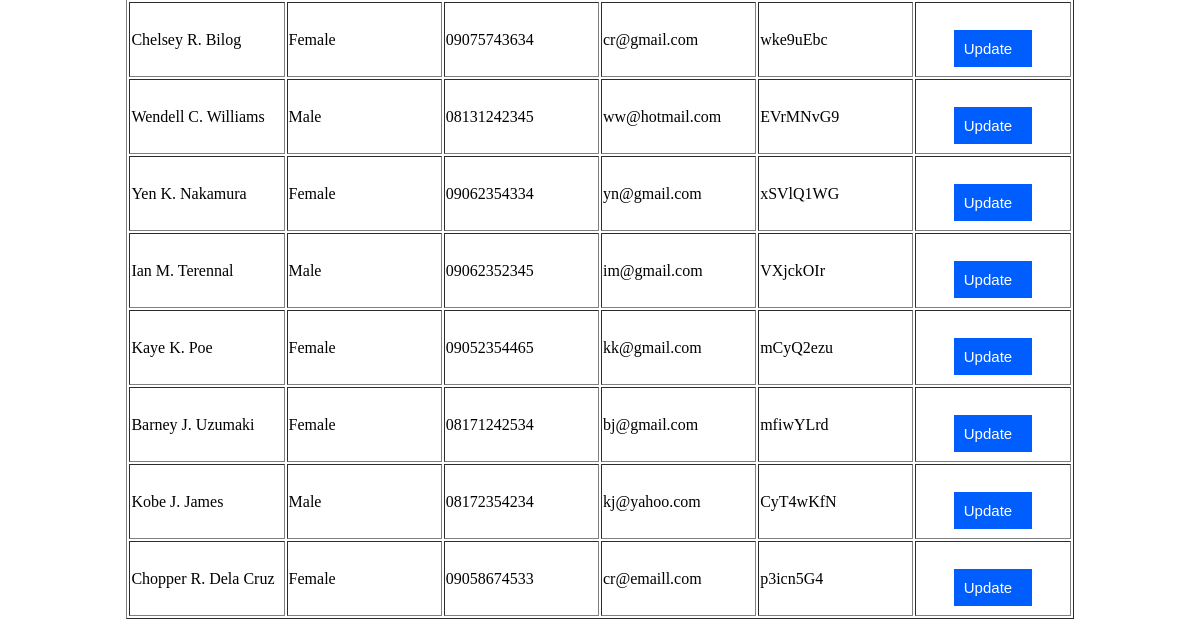
Before: /admin/retriever.php (lower part) with the older database file.
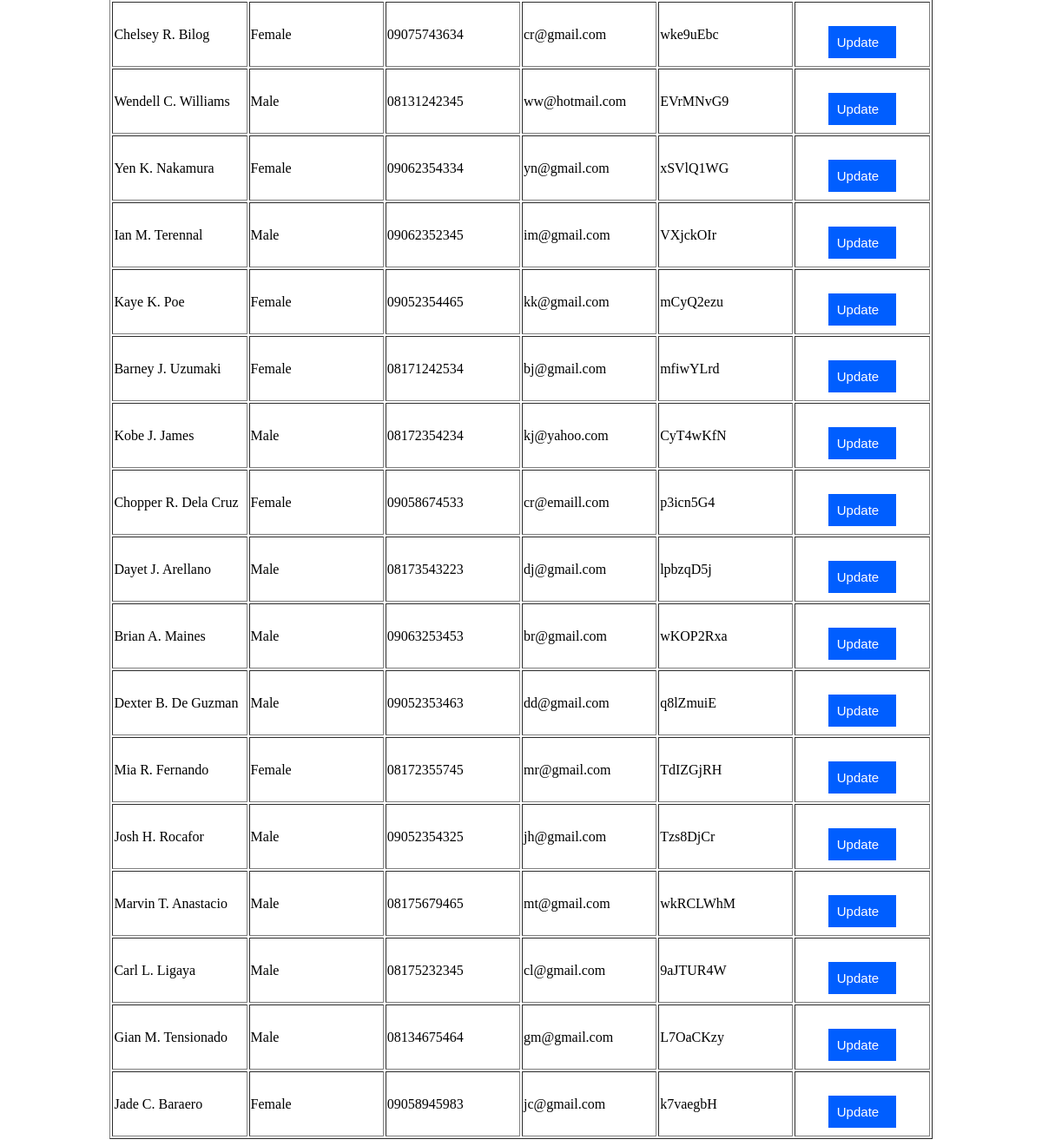
After: the same page with the newer database file.
### tables this page shows
CREATE TABLE `tbl_user` (
  `id_user` int(11) NOT NULL,
  `first_name` varchar(255) NOT NULL,
  `middle_name` varchar(255) NOT NULL,
  `last_name` varchar(255) NOT NULL,
  `gender` varchar(255) NOT NULL,
  `preffix` varchar(255) NOT NULL,
  `seven_digit` varchar(255) NOT NULL,
  `email` varchar(255) NOT NULL,
  `password` varchar(255) NOT NULL
);

### admin/retriever.php (the view, shortened to what this page needs)
<center>
<table border="1" width="80%">
<?php
include ("../connections.php");
$retrieve_query = mysqli_query($connections, "SELECT * FROM tbl_user");
while($row_users = mysqli_fetch_assoc($retrieve_query)){
    $id_user = $row_users["id_user"];
    $db_first_name = $row_users["first_name"];
    $db_middle_name = $row_users["middle_name"];
    $db_last_name = $row_users["last_name"];
    $db_gender = ucfirst($row_users["gender"]);
    $db_preffix = $row_users["preffix"];
    $db_seven_digit = $row_users["seven_digit"];
    $db_email = $row_users["email"];
    $db_password = $row_users["password"];
    $full_name = ucfirst($db_first_name) . " " . ucfirst($db_middle_name[0]) . ". " . ucfirst($db_last_name);
    $contact = $db_preffix.$db_seven_digit;
    $jScript = md5(rand(1,9));
    $newScript = md5(rand(1,9));
    $getUpdate = md5(rand(1,9));
    echo"
    <tr>
        <td>$full_name</td>
        <td>$db_gender</td>
        <td>$contact</td>
        <td>$db_email</td>
        <td>$db_password</td>
        <td>
            <center>
                <br>
                <br>
                <a href='?jScript=$jScript && newScript=$newScript && getUpdate=$getUpdate && id_user=$id_user' class='btn-update'>Update</a>
                <br>
                <br>
            </center>
        </td>
    </tr>";
}
?>
</table>

### connections.php (style rules this page uses)
.btn-update { font-family: Arial; color: #ffffff; font-size: 15px; background: #005eff; padding: 10px 20px 10px 10px; text-decoration: none; }

Changed rows visible on the page:
added tbl_user: full_name "Dayet J. Arellano", gender "Male", contact "08173543223", email "dj@gmail.com", password "lpbzqD5j"
added tbl_user: full_name "Brian A. Maines", gender "Male", contact "09063253453", email "br@gmail.com", password "wKOP2Rxa"
added tbl_user: full_name "Dexter B. De Guzman", gender "Male", contact "09052353463", email "dd@gmail.com", password "q8lZmuiE"
added tbl_user: full_name "Mia R. Fernando", gender "Female", contact "08172355745", email "mr@gmail.com", password "TdIZGjRH"
added tbl_user: full_name "Josh H. Rocafor", gender "Male", contact "09052354325", email "jh@gmail.com", password "Tzs8DjCr"
added tbl_user: full_name "Marvin T. Anastacio", gender "Male", contact "08175679465", email "mt@gmail.com", password "wkRCLWhM"
added tbl_user: full_name "Carl L. Ligaya", gender "Male", contact "08175232345", email "cl@gmail.com", password "9aJTUR4W"
added tbl_user: full_name "Gian M. Tensionado", gender "Male", contact "08134675464", email "gm@gmail.com", password "L7OaCKzy"
added tbl_user: full_name "Jade C. Baraero", gender "Female", contact "09058945983", email "jc@gmail.com", password "k7vaegbH"
